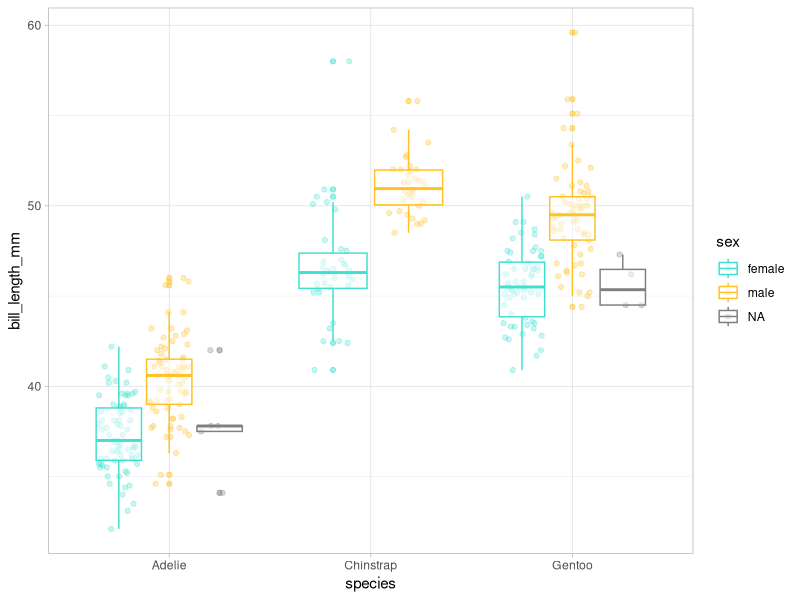
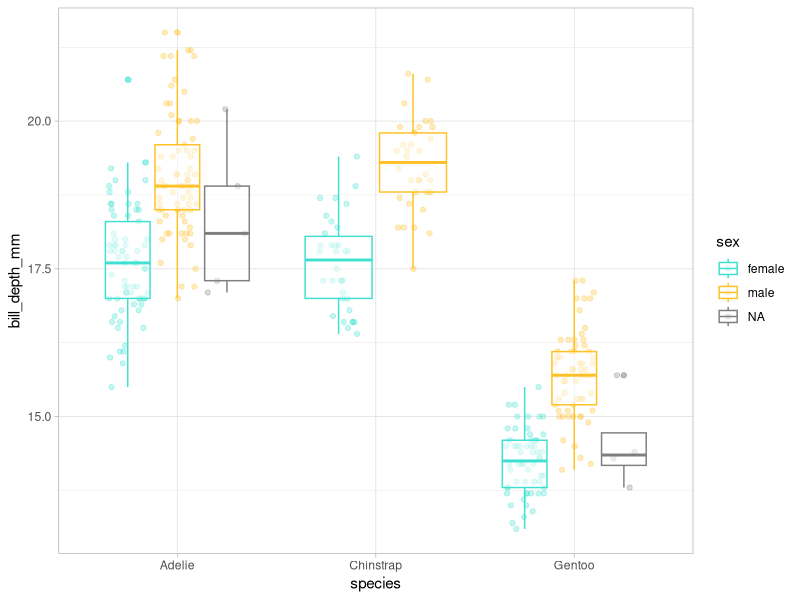
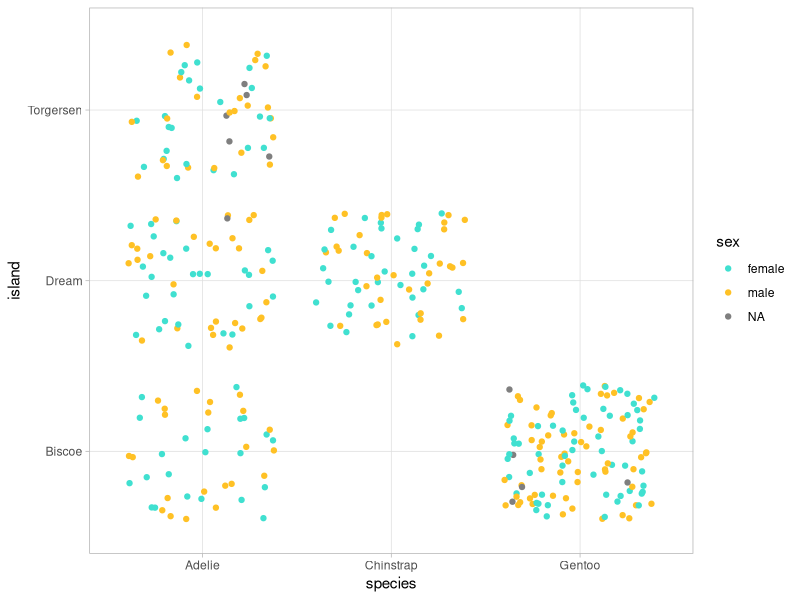
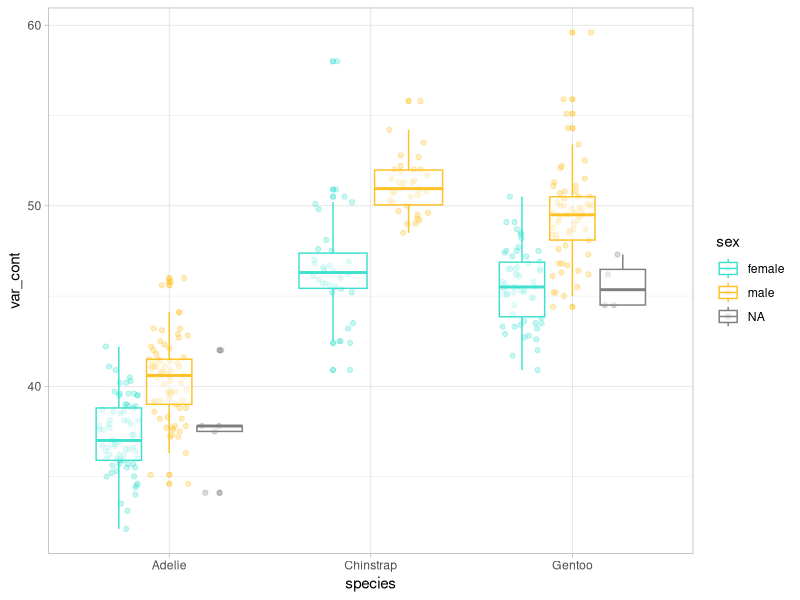
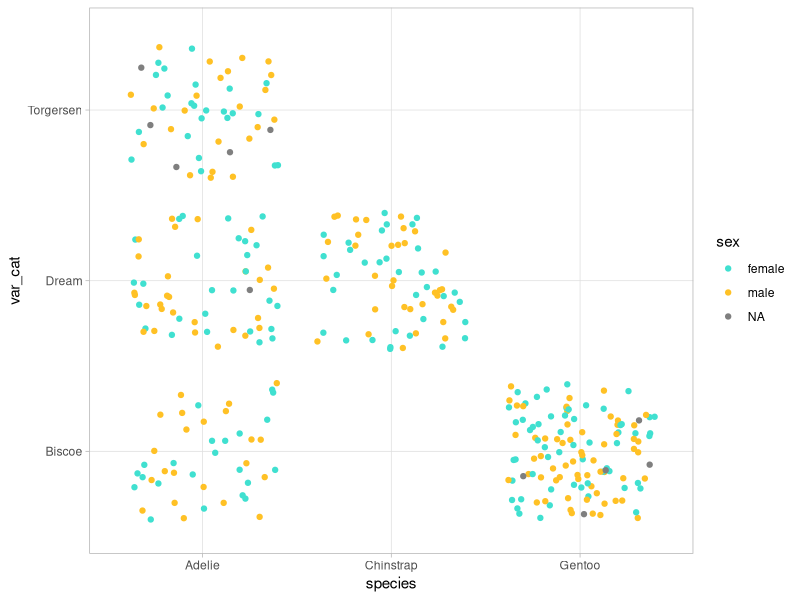
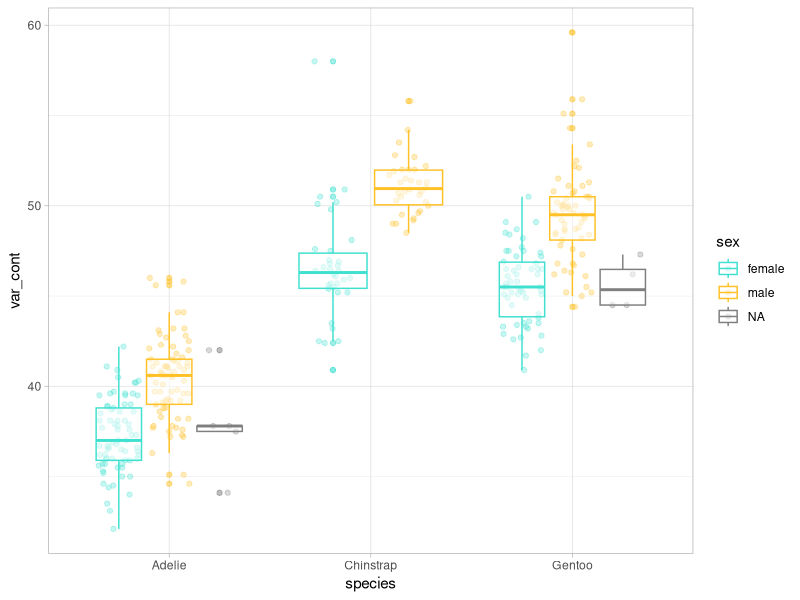
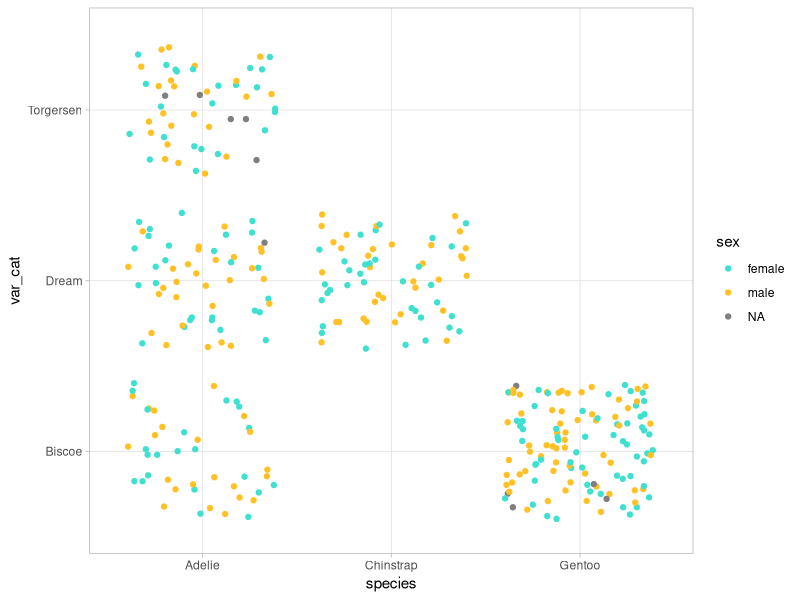
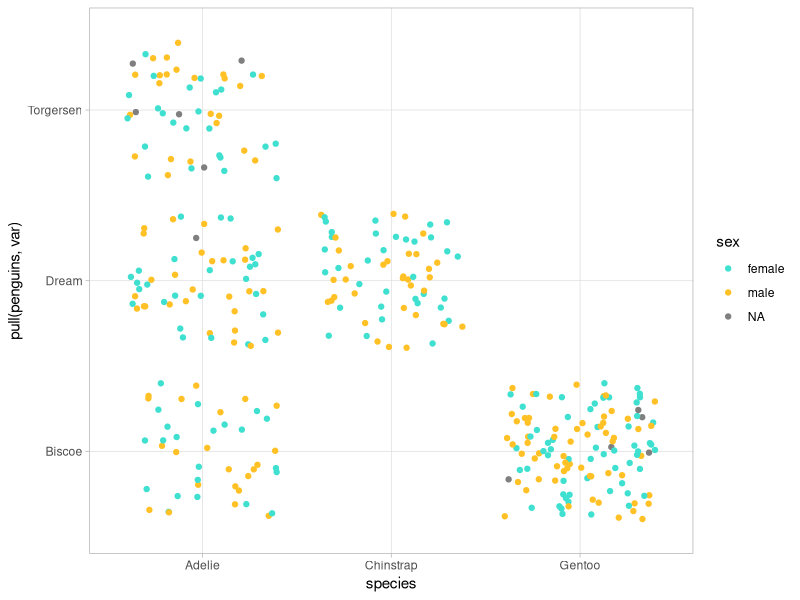

These figures' R source, in order: (Note: this script raises an error after producing the figures.)
## ---- chunk 1
#| warning: false

# install.packages("tidyverse")
# install.packages("palmerpenguins")
library(tidyverse)
library(palmerpenguins)

glimpse(penguins)

#
df <- penguins |> 
  select(bill_length_mm, bill_depth_mm, flipper_length_mm, body_mass_g)

df$bill_length_mm <-
  (df$bill_length_mm - min(df$bill_length_mm, na.rm = TRUE)) / (max(df$bill_length_mm, na.rm = TRUE) - min(df$bill_length_mm, na.rm = TRUE))
df$bill_depth_mm <-
  (df$bill_depth_mm - min(df$bill_depth_mm, na.rm = TRUE)) / (max(df$bill_depth_mm, na.rm = TRUE) - min(df$bill_length_mm, na.rm = TRUE))
df$flipper_length_mm <-
  (df$flipper_length_mm - min(df$flipper_length_mm, na.rm = TRUE)) / (max(df$flipper_length_mm, na.rm = TRUE) - min(df$flipper_length_mm, na.rm = TRUE))
df$body_mass_g <-
  (df$body_mass_g - min(df$body_mass_g, na.rm = TRUE)) / (max(df$body_mass_g, na.rm = TRUE) - min(df$body_mass_g, na.rm = TRUE))

#
df <- penguins |> 
  select(bill_length_mm, bill_depth_mm, flipper_length_mm, body_mass_g)

rescale01 <- function(x) {
  rng <- range(x, na.rm = TRUE)   
  (x - rng[1]) / (rng[2] - rng[1]) 
} 

df$bill_length_mm <- rescale01(df$bill_length_mm) 
df$bill_depth_mm <- rescale01(df$bill_depth_mm) 
df$flipper_length_mm <- rescale01(df$flipper_length_mm) 
df$body_mass_g <- rescale01(df$body_mass_g)  

head(df)

#
df <- penguins |> 
  select(bill_length_mm, bill_depth_mm, flipper_length_mm, body_mass_g)

rescaled_df <- lapply(df, rescale01)

head(rescaled_df[[1]])
head(rescaled_df[[4]])

## ---- chunk 2

body(rescale01)
formals(rescale01)
environment(rescale01)

## ---- chunk 3

f <- function(x) {
  x + y
}

y <- 100
f(10)

y <- 1000
f(10)

## ---- chunk 4

sum
body(sum)

## ---- chunk 5

3 + 2
`+`(3, 2)

for (i in 1:2) print(i)
`for`(i, 1:2, print(i))

## ---- chunk 6

nombre1_v1 <- function(x, y) {
  paste(x, y, sep = "_") }  

nombre1_v2 <- function(x, y) paste(x, y, sep = "_")  

nombre1_v3 <- \(x, y) paste(x, y, sep = "_")  

nombre1_v1("Vero", "Cruz") 
nombre1_v2("Vero", "Cruz") 
nombre1_v3("Vero", "Cruz") 

## ---- chunk 7

nxcaso <- lapply(penguins, function(x) length(unique(x)))

models <- penguins %>%
  split(.$species) %>%
  map( ~ lm(body_mass_g ~ bill_length_mm, data = .)) #Metodo abreviado donde solo se utiliza un lado de la fórmula de la función

## ---- chunk 8
#| warning: false

glimpse(penguins)

#Nos interesan las diferencias entre especie y sexo

ggplot(penguins, aes(x = species, y = bill_length_mm, color = sex)) +
  geom_point(position = position_jitterdodge(), alpha = 0.3) +
  geom_boxplot(alpha = 0.5) +
  scale_color_manual(values = c("turquoise", "goldenrod1")) +
  theme_light()

ggplot(penguins, aes(x = species, y = bill_depth_mm, color = sex)) +
  geom_point(position = position_jitterdodge(), alpha = 0.3) +
  geom_boxplot(alpha = 0.5) +
  scale_color_manual(values = c("turquoise", "goldenrod1")) +
  theme_light()

ggplot(penguins, aes(x = species, y = island, color = sex)) +
  geom_jitter() +
  scale_color_manual(values = c("turquoise", "goldenrod1")) +
  theme_light()

#Etc
## ---- chunk 9
#| warning: false

var_cont <- penguins$bill_length_mm
var_cat <- penguins$island

ggplot(penguins, aes(x = species, y = var_cont, color = sex)) +
  geom_point(position = position_jitterdodge(), alpha = 0.3) +
  geom_boxplot(alpha = 0.5) +
  scale_color_manual(values = c("turquoise", "goldenrod1")) +
  theme_light()

ggplot(penguins, aes(x = species, y = var_cat, color = sex)) +
  geom_jitter() +
  scale_color_manual(values = c("turquoise", "goldenrod1")) +
  theme_light()
 
## ---- chunk 10
#| warning: false

var_cont <- penguins$bill_length_mm
var_cat <- penguins$island
miformato <- list(scale_color_manual(values = c("turquoise", "goldenrod1")),
                  theme_light())

ggplot(penguins, aes(x = species, y = var_cont, color = sex)) +
  geom_point(position = position_jitterdodge(), alpha = 0.3) +
  geom_boxplot(alpha = 0.5) +
  miformato
  
ggplot(penguins, aes(x = species, y = var_cat, color = sex)) +
  geom_jitter() +
  miformato
 
## ---- chunk 11
#| warning: false

var <- "island"
miformato <- list(scale_color_manual(values = c("turquoise", "goldenrod1")),
                  theme_light())

p <- ggplot(penguins, aes(x = species, y = pull(penguins, var), color = sex)) +
  miformato

if (is.numeric(pull(penguins, var))) {
  
  p + 
    geom_point(position = position_jitterdodge(), alpha = 0.3) +
    geom_boxplot(alpha = 0.5) 
  
} else {
  
  p + 
    geom_jitter()
  
}
 
## ---- chunk 12

#Ejemplos de nombres que no hay que usar

T <- FALSE
c <- 10
mean <- function(x) sum(x)

rm(T, c, mean)

## ---- chunk 13
#| warning: false

#Varias opciones

explorar_penguins <- function (var) {
  miformato <-
    list(scale_color_manual(values = c("turquoise", "goldenrod1")),
         theme_light())
  p <- ggplot(penguins, aes(x = species, y = .data[[var]], color = sex)) +
    ylab(var) +
    miformato
  if (is.numeric(penguins[[var]])) {
    p +
      geom_point(position = position_jitterdodge(), alpha = 0.3) +
      geom_boxplot(alpha = 0.5)

  } else {
    p +
      geom_jitter()

  }
}

## ---- chunk 14
#| warning: false

explorar_penguins(var = "island") 
explorar_penguins(var = "year") 
explorar_penguins(var = "body_mass_g") 

## ---- chunk 15

average <- mean(rnorm(10, mean = 50, sd = 25) / 12, trim = 0.2)

average <- mean(rnorm(10,mean=50,sd=25)/12,trim=0.2)

## ---- chunk 16

sum(1, 2, 5, na.mr = TRUE)
sum(1, 2, NA, na.mr = TRUE)

## ---- chunk 17

df_ej <- data.frame(
  a = rnorm(5),
  b = rnorm(5),
  c = rnorm(5)
)

salida <- vector("double", ncol(df_ej)) # 1. salida
for (i in seq_along(df_ej)) {           # 2. secuencia
  salida[[i]] <- max(df_ej[[i]])        # 3. cuerpo
}
salida

## ---- chunk 18

x <- c()
system.time(
  for(i in 1:20000) {
    x <- c(x, i)
  }
)

y <- vector("double", length = 20000)
system.time(
  for(i in seq_along(y)) {
    y[i] <- i
  }
)

## ---- chunk 19

aleatorizacion <- function(f) {
  f(rnorm(5))
}
aleatorizacion(median)

## ---- chunk 20

map_dbl(df_ej, mean)
df_ej |> 
  map_dbl(mean)

## ---- chunk 21

cuadratica <- function(x) {
  x ^ 2
}

map(1:4, cuadratica)

lapply(X = 1:4, FUN = cuadratica)

# algun uso mas interesante
glimpse(penguins)

# atajo de para generar una funcion anonima
map(penguins, \(x) length(unique(x)))

# salida dataframe
map_df(penguins, \(x) length(unique(x)))

## ---- chunk 22

imple_map <- function(x, f, ...) {
  out <- vector("list", length(x))
  for (i in seq_along(x)) {
    out[[i]] <- f(x[[i]], ...)
  }
  out
}

imple_map(1:4, cuadratica)

## ---- chunk 23

map_lgl(penguins, is.numeric)
penguins_num <- penguins[ , map_lgl(penguins, is.numeric)]
map_dbl(penguins_num, median, na.rm = T)
map_chr(penguins, class)
map_int(penguins, \(x) length(unique(x)))
1:4 |> 
  map_vec(\(x) as.Date(ISOdate(x + 2023, 10, 16)))

## ---- chunk 24

vapply(penguins_num, median, na.rm = T, FUN.VALUE = double(1))

## ---- chunk 25

map(penguins, \(x) class(x))

glimpse(penguins)

# quitamos na's
penguins <- penguins |> 
  drop_na()

penguins_nested <- penguins |>
  group_by(species) |>
  nest() |> 
  mutate(
    lm_obj = map(data, \(df) lm(
      bill_length_mm ~ body_mass_g,
      data = df))
  )

# seleccionar cada elemento de la lista
penguins_nested[["lm_obj"]]

penguins_nested |>
  pluck("lm_obj")

## ---- chunk 26

potencia <- function(base, exponente) {
  base ^ exponente
}

x <- map(1:4, \(x) sample(5))
y <- map(1:4, \(x) sample(5))

map2(x, y, potencia)

## ---- chunk 27

imple_map2 <- function(x, y, f, ...) {
  out <- vector("list", length(x))
  for (i in seq_along(x)) {
    out[[i]] <- f(x[[i]], y[[i]], ...)
  }
  out
}

imple_map2(x, y, potencia)

## ---- chunk 28

penguins_nested <- penguins |>
  group_by(species) |>
  nest() |> 
  mutate(
    lm_obj = map(data, \(df) lm(
      bill_length_mm ~ body_mass_g,
      data = df)),
    pred = map2(lm_obj, data,
                \(x, y) predict(x, y))
  )

# unnest()
penguins_nested |> 
  unnest(pred) |> 
  select(!c(data, lm_obj))

## ---- chunk 29

# son analogos
map2(x, y, potencia)
pmap(list(x, y), potencia)

z <- map(1:4, \(x) sample(5))

pmap(list(x, y, z), rnorm)
# si no nombramos los elementos de la lista, pmap() usara los elementos de la lista en su orden para los argumentos consecutivos de la función
args3 <- list(mean = x, sd = y, n = z)
args3 |> 
  pmap(rnorm)

## ---- chunk 30

penguins_nested <- penguins_nested |> 
  mutate(path = str_glue("results/penguins_{species}.csv"))

penguins_nested

walk2(penguins_nested$data, penguins_nested$path, write_csv)

## ---- chunk 31
#| error: true

x <- list(10, "b", 3)

x |> 
  map(log)

x |> 
  map(safely(log))

x |> 
  map(safely(log)) |> 
  transpose()

x |> 
  map(possibly(log, NA_real_))

## ---- chunk 32

penguins |> 
  keep(is.numeric)

penguins |> 
  discard(is.numeric)

penguins |> 
  every(is.numeric)

## ---- chunk 33

penguins_scaled <- penguins |>
  mutate(across(where(is.numeric), scale))

ls <- list(
  age = tibble(name = c("Vero", "Julen"), age = c(100, 140)),
  sex = tibble(name = c("Vero", "Julen"), sex = c("F", "M")),
  height = tibble(name = c("Vero", "Julen"), height = c("180", "150"))
)

ls |> 
  reduce(full_join, by = "name")

## ---- chunk 34
Sys.time()
sessionInfo()
